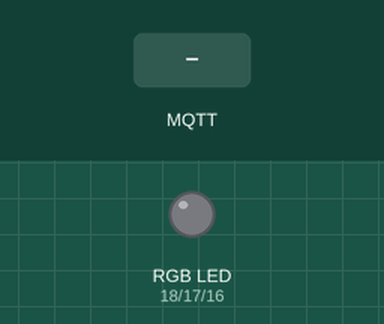
Bench run of a sketch on a simulated ESP32. On the bench: an RGB LED mixed from three pins (HIGH = lit). Dashed ring = blinking. Inputs (shaded band) come from the test bench. WiFi joins after 1.5 s; servers stay silent unless stated; no MQTT or app messages arrive unless stated; what the sketch prints to the serial monitor is not drawn.

Above: at 2.7 s.
2.8 s: MQTT message "rgb" arrives on the first subscribed topic
At 6.66 s:
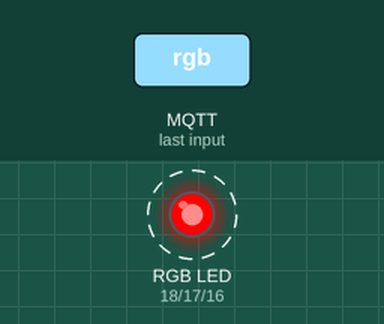
At 7.06 s:
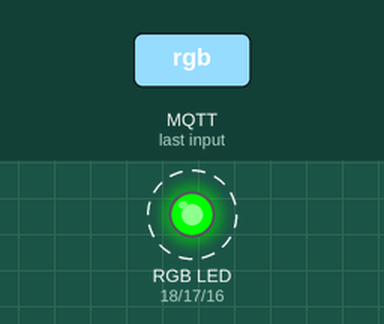
8.6 s: MQTT message "allOn" arrives on the first subscribed topic
15.0 s: MQTT message "red" arrives on the first subscribed topic
At 19.9 s:
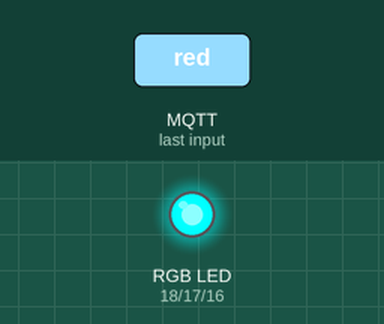
Timing chart, 0 to 21.4 s (numbered marks = the images above; inputs shaded):
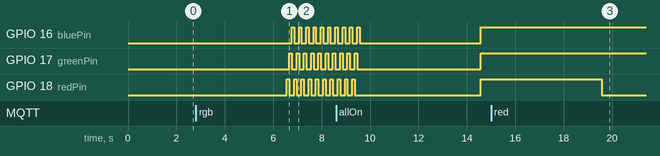

The sketch:

control_led.ino
```cpp
#include <WiFi.h>
#include <PubSubClient.h>

// Update these with values suitable for your network.

// WIFI & SERVER
const char* ssid = "Redmi Note 13 Pro 5G";
const char* password = "113333555555";
const char* mqtt_server = "broker.hivemq.com";

// PIN LED/WARNA
const int redPin = 18;
const int greenPin = 17;
const int bluePin = 16;

// Kondisi LED
int colorRed = 0;
int colorGreen = 0;
int colorBlue = 0;
bool colorRGB = false;

WiFiClient espClient;
PubSubClient client(espClient);
unsigned long lastMsg = 0;
#define MSG_BUFFER_SIZE	(50)
char msg[MSG_BUFFER_SIZE];
int value = 0;

void setup_wifi() {

  delay(10);
  // We start by connecting to a WiFi network
  Serial.println();
  Serial.print("Connecting to ");
  Serial.println(ssid);

  WiFi.mode(WIFI_STA);
  WiFi.begin(ssid, password);

  while (WiFi.status() != WL_CONNECTED) {
    delay(500);
    Serial.print(".");
  }

  randomSeed(micros());

  Serial.println("");
  Serial.println("WiFi connected");
  Serial.println("IP address: ");
  Serial.println(WiFi.localIP());
}

void callback(char* topic, byte* payload, unsigned int length) {
  Serial.print("Message arrived [");
  Serial.print(topic);
  Serial.print("] ");
  String message;
  for (int i = 0; i < length; i++) {
    Serial.print((char)payload[i]);
    message += (char)payload[i];
  }
  Serial.println();

  // Mengatur warna LED berdasarkan pesan yang diterima
  if (String(topic) == "lampu/subPubTopic") {
    Serial.print("Keterangan: ");
    Serial.println(message);
    if (message == "red" || message == "green" || message == "blue" || message == "allOn") {
      setColor(message);
    } else if (message == "allOff") {
      // Matikan semua LED
      colorRed = 0;
      colorGreen = 0;
      colorBlue = 0;
      analogWrite(redPin, colorRed);
      analogWrite(greenPin, colorGreen);
      analogWrite(bluePin, colorBlue);
      Serial.println("Semua warna mati.");
    } else if (message == "rgb") {
      rgbColors();
    }
  }

}

void reconnect() {
  // Loop until we're reconnected
  while (!client.connected()) {
    Serial.print("Attempting MQTT connection...");
    // Attempt to connect
    if (client.connect("cobaLampu")) {
      Serial.println("connected");
      // Once connected, publish an announcement...
      client.publish("lampu/pubSubTopic", "hello world");
      // ... and resubscribe
      client.subscribe("lampu/subPubTopic");
    } else {
      Serial.print("failed, rc=");
      Serial.print(client.state());
      Serial.println(" try again in 5 seconds");
      // Wait 5 seconds before retrying
      delay(5000);
    }
  }
}

void setup() {
  Serial.begin(115200);

  pinMode(redPin, OUTPUT);
  pinMode(greenPin, OUTPUT);
  pinMode(bluePin, OUTPUT);

  setup_wifi();
  client.setServer(mqtt_server, 1883);
  client.setCallback(callback);
}

void loop() {

  if (!client.connected()) {
    reconnect();
  }
  client.loop();

  unsigned long now = millis();
  if (now - lastMsg > 2000) {
    lastMsg = now;
    ++value;
    snprintf (msg, MSG_BUFFER_SIZE, "Terkirim #%ld", value);
    Serial.print("Publish message: ");
    Serial.println(msg);
    client.publish("lampu/pubSubTopic", msg);
  }

  delay(5000);
}

void setColor(String color) {
  if (color == "red") {
    colorRed = colorRed == 0 ? 255 : 0;
  } else if (color == "green") {
    colorGreen = colorGreen == 0 ? 255 : 0;
  } else if (color == "blue") {
    colorBlue = colorBlue == 0 ? 255 : 0;
  } else if (color == "allOn") {
    colorRed = 255;
    colorGreen = 255;
    colorBlue = 255;
  }

  // Set nilai untuk LED
  analogWrite(redPin, colorRed);
  analogWrite(greenPin, colorGreen);
  analogWrite(bluePin, colorBlue);

  Serial.print("Warna yang dinyalakan: R=");
  Serial.print(colorRed);
  Serial.print(" G=");
  Serial.print(colorGreen);
  Serial.print(" B=");
  Serial.println(colorBlue);
}

void rgbColors() {
  colorRGB = true;

  for (int i = 0; i < 10; i++) {
    // Red blink
    analogWrite(redPin, 255);
    delay(100);
    analogWrite(redPin, 0);

    // Green blink
    analogWrite(greenPin, 255);
    delay(100);
    analogWrite(greenPin, 0);

    // Blue blink
    analogWrite(bluePin, 255);
    delay(100);
    analogWrite(bluePin, 0);
  }

  colorRGB = false;
}
```

Measured:
- after the input at 2.8 s, GPIO 16 (bluePin): alternates HIGH for 0.10 s and LOW for 0.20 s, starting after 4.0 s; GPIO 17 (greenPin): alternates HIGH for 0.10 s and LOW for 0.20 s, starting after 3.9 s; GPIO 18 (redPin): alternates HIGH for 0.10 s and LOW for 0.20 s, starting after 3.8 s
- after the input at 15.0 s, GPIO 18 (redPin): HIGH → LOW after 4.6 s
